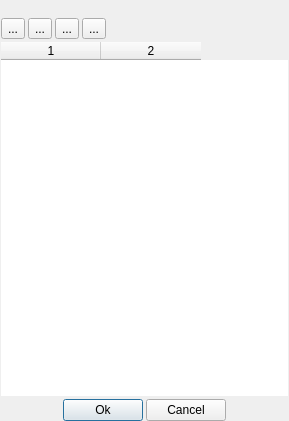
<?xml version="1.0" encoding="UTF-8"?>
<ui version="4.0">
 <class>ParameterListEditorDialog</class>
 <widget class="QDialog" name="ParameterListEditorDialog">
  <property name="geometry">
   <rect>
    <x>0</x>
    <y>0</y>
    <width>289</width>
    <height>421</height>
   </rect>
  </property>
  <property name="windowTitle">
   <string>Parameters</string>
  </property>
  <layout class="QVBoxLayout" name="verticalLayout">
   <property name="spacing">
    <number>3</number>
   </property>
   <property name="leftMargin">
    <number>1</number>
   </property>
   <property name="topMargin">
    <number>1</number>
   </property>
   <property name="rightMargin">
    <number>1</number>
   </property>
   <property name="bottomMargin">
    <number>0</number>
   </property>
   <item>
    <widget class="QT_UI::QMenuBarEx" name="m_menuBar"/>
   </item>
   <item>
    <layout class="QHBoxLayout" name="horizontalLayout_2">
     <item>
      <widget class="QToolButton" name="m_add">
       <property name="toolTip">
        <string>Add a parameter</string>
       </property>
       <property name="statusTip">
        <string>Add a parameter</string>
       </property>
       <property name="text">
        <string>...</string>
       </property>
      </widget>
     </item>
     <item>
      <widget class="QToolButton" name="m_delete">
       <property name="toolTip">
        <string>Delete selected parameters</string>
       </property>
       <property name="statusTip">
        <string>Delete selected parameters</string>
       </property>
       <property name="text">
        <string>...</string>
       </property>
      </widget>
     </item>
     <item>
      <widget class="QToolButton" name="m_moveUp">
       <property name="toolTip">
        <string>Move Up</string>
       </property>
       <property name="statusTip">
        <string>Move Up</string>
       </property>
       <property name="text">
        <string>...</string>
       </property>
      </widget>
     </item>
     <item>
      <widget class="QToolButton" name="m_moveDown">
       <property name="toolTip">
        <string>Move Down</string>
       </property>
       <property name="statusTip">
        <string>Move Down</string>
       </property>
       <property name="text">
        <string>...</string>
       </property>
      </widget>
     </item>
     <item>
      <spacer name="horizontalSpacer_3">
       <property name="orientation">
        <enum>Qt::Horizontal</enum>
       </property>
       <property name="sizeHint" stdset="0">
        <size>
         <width>40</width>
         <height>20</height>
        </size>
       </property>
      </spacer>
     </item>
    </layout>
   </item>
   <item>
    <widget class="QTableWidget" name="m_tableWidget">
     <property name="autoFillBackground">
      <bool>true</bool>
     </property>
     <property name="frameShape">
      <enum>QFrame::NoFrame</enum>
     </property>
     <property name="frameShadow">
      <enum>QFrame::Plain</enum>
     </property>
     <property name="columnCount">
      <number>2</number>
     </property>
     <attribute name="verticalHeaderVisible">
      <bool>false</bool>
     </attribute>
     <attribute name="verticalHeaderMinimumSectionSize">
      <number>24</number>
     </attribute>
     <attribute name="verticalHeaderDefaultSectionSize">
      <number>24</number>
     </attribute>
     <column/>
     <column/>
    </widget>
   </item>
   <item>
    <layout class="QHBoxLayout" name="horizontalLayout">
     <item>
      <spacer name="horizontalSpacer">
       <property name="orientation">
        <enum>Qt::Horizontal</enum>
       </property>
       <property name="sizeHint" stdset="0">
        <size>
         <width>40</width>
         <height>20</height>
        </size>
       </property>
      </spacer>
     </item>
     <item>
      <widget class="QPushButton" name="m_ok">
       <property name="text">
        <string>Ok</string>
       </property>
      </widget>
     </item>
     <item>
      <widget class="QPushButton" name="m_cancel">
       <property name="text">
        <string>Cancel</string>
       </property>
      </widget>
     </item>
     <item>
      <spacer name="horizontalSpacer_2">
       <property name="orientation">
        <enum>Qt::Horizontal</enum>
       </property>
       <property name="sizeHint" stdset="0">
        <size>
         <width>40</width>
         <height>20</height>
        </size>
       </property>
      </spacer>
     </item>
    </layout>
   </item>
  </layout>
 </widget>
 <customwidgets>
  <customwidget>
   <class>QT_UI::QMenuBarEx</class>
   <extends>QLabel</extends>
   <header>engine/core/editor/qt/extension/QMenuBarEx.h</header>
  </customwidget>
 </customwidgets>
 <resources/>
 <connections/>
</ui>
